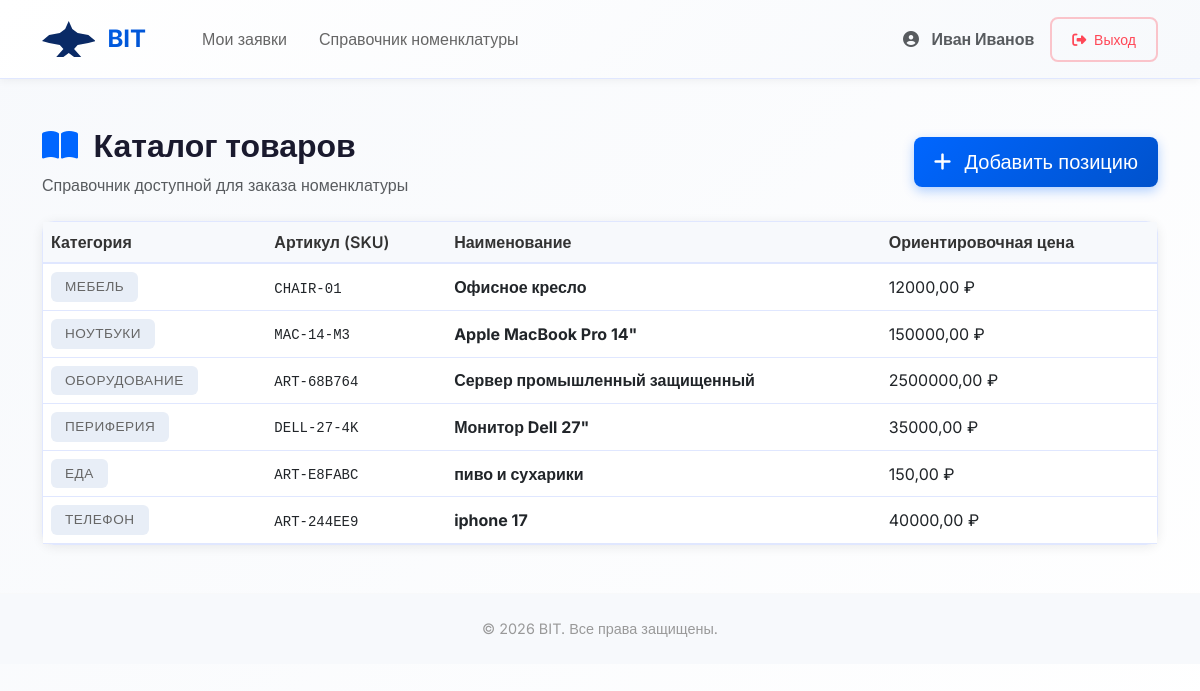
/catalog/ (signed in), run on the app's committed database.
### purchases/models.py (models this page shows, shortened)
class CustomUser(AbstractUser):
    ROLE_CHOICES = (
        ('initiator', 'Инициатор'),
        ('manager', 'Руководитель'),
        ('purchaser', 'Снабженец'),
    )
    role = models.CharField(
        max_length=20,
        choices=ROLE_CHOICES,
        default='initiator',
        verbose_name='Роль пользователя'
    )
    class Meta:
        verbose_name = 'Пользователь'
        verbose_name_plural = 'Пользователи'

class Item(models.Model):
    name = models.CharField(max_length=255, verbose_name='Наименование')
    sku = models.CharField(max_length=50, unique=True, verbose_name='Артикул', blank=True)
    category = models.CharField(max_length=100, verbose_name='Категория')
    estimated_price = models.DecimalField(
        max_digits=10,
        decimal_places=2,
        verbose_name='Ориентировочная цена',
        null=True,
        blank=True
    )
    class Meta:
        verbose_name = 'Номенклатура'
        verbose_name_plural = 'Справочник номенклатуры'

### purchases/views.py (the view)
# urls.py: path('catalog/', views.ItemListView.as_view(), name='catalog'),
class ItemListView(LoginRequiredMixin, ListView):
    model = Item
    template_name = 'purchases/catalog_list.html'
    context_object_name = 'items'
    ordering = ['category', 'name']

### purchases/templates/purchases/catalog_list.html (shortened to what this page needs)
{% extends "base.html" %}
{% block content %}
<div class="d-flex justify-content-between align-items-center mb-4 flex-wrap gap-3">
    <div>
        <h2 class="mb-0" style="font-weight: 700; font-size: 2rem;">
            <i class="fas fa-book-open me-2" style="color: var(--primary);"></i>
            Каталог товаров
        </h2>
        <p class="text-muted mt-2 mb-0">Справочник доступной для заказа номенклатуры</p>
    </div>
    <a href="{% url 'item_create' %}" class="btn btn-primary btn-lg">
        <i class="fas fa-plus me-2"></i>
        Добавить позицию
    </a>
</div>
<div class="card">
    <div class="card-body p-0">
        <div class="table-responsive">
            <table class="table align-middle">
                <thead>
                    <tr>
                        <th>Категория</th>
                        <th>Артикул (SKU)</th>
                        <th>Наименование</th>
                        <th>Ориентировочная цена</th>
                    </tr>
                </thead>
                <tbody>
                    {% for item in items %}
                    <tr>
                        <td><span class="badge bg-secondary">{{ item.category }}</span></td>
                        <td><code class="text-dark">{{ item.sku }}</code></td>
                        <td><strong>{{ item.name }}</strong></td>
                        <td>
                            {% if item.estimated_price %}
                                {{ item.estimated_price }} ₽
                            {% else %}
                                <span class="text-muted small">Не указана</span>
                            {% endif %}
                        </td>
                    </tr>
                    {% empty %}
                    <tr>
                        <td colspan="4" class="text-center py-4 text-muted">Справочник пуст</td>
                    </tr>
                    {% endfor %}
                </tbody>
            </table>
        </div>
    </div>
</div>
{% endblock %}

### purchases/templates/base.html (shortened to what this page needs)
{% load static %}
<!DOCTYPE html>
<html lang="ru">
<head>
    <link href="https://cdn.jsdelivr.net/npm/bootstrap@5.3.0/dist/css/bootstrap.min.css" rel="stylesheet">
    <link rel="stylesheet" href="https://cdnjs.cloudflare.com/ajax/libs/font-awesome/6.4.0/css/all.min.css">
    <link rel="stylesheet" href="{% static 'css/style.css' %}">
</head>
<body>
    <nav class="navbar navbar-expand-lg navbar-light">
        <div class="container-lg">
            <a class="navbar-brand d-flex align-items-center" href="{% url 'request_list' %}">
                BIT
            </a>
            <div class="collapse navbar-collapse" id="navbarNav">
                <ul class="navbar-nav me-auto mb-2 mb-lg-0 ms-4">
                    <li class="nav-item">
                        <a class="nav-link" href="{% url 'request_list' %}">Мои заявки</a>
                    </li>
                    <li class="nav-item">
                        <a class="nav-link" href="{% url 'catalog' %}">Справочник номенклатуры</a>
                    </li>
                </ul>
                <div class="ms-auto d-flex align-items-center gap-3">
                    {% if user.is_authenticated %}
                        <div class="d-flex align-items-center gap-3">
                            <span class="text-muted">
                                <i class="fas fa-user-circle me-2"></i>
                                <strong>{{ user.get_full_name }}</strong>
                            </span>
                            <form action="{% url 'logout' %}" method="post" class="m-0">
                                <button type="submit" class="btn btn-sm btn-outline-danger" title="Выйти">
                                    <i class="fas fa-sign-out-alt me-1"></i>
                                    Выход
                                </button>
                            </form>
                        </div>
                    {% endif %}
                </div>
            </div>
        </div>
    </nav>
    <div class="container-lg my-5">
        {% block content %}{% endblock %}
    </div>
    <footer class="mt-5 py-4 border-top border-light" style="background: var(--bg-light); color: #999; font-size: 0.9rem;">
        <div class="container-lg text-center">
            <p class="mb-0">&copy; 2026 BIT. Все права защищены.</p>
        </div>
    </footer>
</body>
</html>

### purchases/static/css/style.css (style rules this page uses)
.btn { position: relative; overflow: hidden; }
.btn::after { content: ''; position: absolute; top: 50%; left: 50%; width: 0; height: 0; border-radius: 50%; background: rgba(255, 255, 255, 0.5); transform: translate(-50%, -50%); transition: width 0.6s, height 0.6s; }
.table tbody tr { animation: fadeIn 0.3s ease-in; }
.table thead { position: sticky; top: 0; }
.badge { text-transform: uppercase; letter-spacing: 0.5px; font-size: 0.75rem; }
.card { animation: fadeIn 0.5s ease-in; }
.navbar { animation: slideInLeft 0.3s ease-out; }

### purchases/templates/base.html (style rules this page uses)
* { font-family: 'Inter', sans-serif; }
:root { --primary: #0066ff; --primary-light: #e6f0ff; --success: #00b896; --danger: #ff4757; --warning: #ffa502; --bg-light: #f7f9fc; --border-color: #e0e7ff; }
body { background: linear-gradient(135deg, var(--bg-light) 0%, #ffffff 100%); color: #1a1a2e; min-height: 100vh; }
.navbar { background: linear-gradient(135deg, #ffffff 0%, #f7f9fc 100%); border-bottom: 1px solid var(--border-color); box-shadow: 0 2px 8px rgba(0, 0, 0, 0.05); padding: 1rem 0; }
.navbar-brand { font-weight: 700; font-size: 1.5rem; background: linear-gradient(135deg, var(--primary) 0%, #0052cc 100%); -webkit-background-clip: text; -webkit-text-fill-color: transparent; background-clip: text; }
.nav-link { font-weight: 500; color: #666 !important; transition: all 0.3s ease; margin: 0 0.5rem; }
.card { border: 1px solid var(--border-color); border-radius: 12px; box-shadow: 0 2px 12px rgba(0, 0, 0, 0.08); transition: all 0.3s ease; }
.btn { border-radius: 8px; font-weight: 500; padding: 0.625rem 1.25rem; transition: all 0.3s ease; border: none; }
.btn-primary { background: linear-gradient(135deg, var(--primary) 0%, #0052cc 100%); box-shadow: 0 4px 12px rgba(0, 102, 255, 0.3); }
.btn-outline-danger { color: #ff4757; border: 2px solid rgba(255, 71, 87, 0.3); }
.badge { padding: 0.5rem 0.875rem; border-radius: 6px; font-weight: 500; font-size: 0.85rem; }
.bg-secondary { background-color: #e8eef7 !important; color: #666 !important; }
.table { margin-bottom: 0; }
.table thead th { border-bottom: 2px solid var(--border-color); font-weight: 600; color: #333; background: var(--bg-light); }
.table tbody tr { border-bottom: 1px solid var(--border-color); transition: all 0.2s ease; }

### data on the page
CustomUser: get_full_name "Иван Иванов"
Item: category "МЕБЕЛЬ", sku "CHAIR-01", name "Офисное кресло", estimated_price "12000,00"
Item: category "НОУТБУКИ", sku "MAC-14-M3", name "Apple MacBook Pro 14\"", estimated_price "150000,00"
Item: category "ОБОРУДОВАНИЕ", sku "ART-68B764", name "Сервер промышленный защищенный", estimated_price "2500000,00"
Item: category "ПЕРИФЕРИЯ", sku "DELL-27-4K", name "Монитор Dell 27\"", estimated_price "35000,00"
Item: category "ЕДА", sku "ART-E8FABC", name "пиво и сухарики", estimated_price "150,00"
Item: category "ТЕЛЕФОН", sku "ART-244EE9", name "iphone 17", estimated_price "40000,00"
